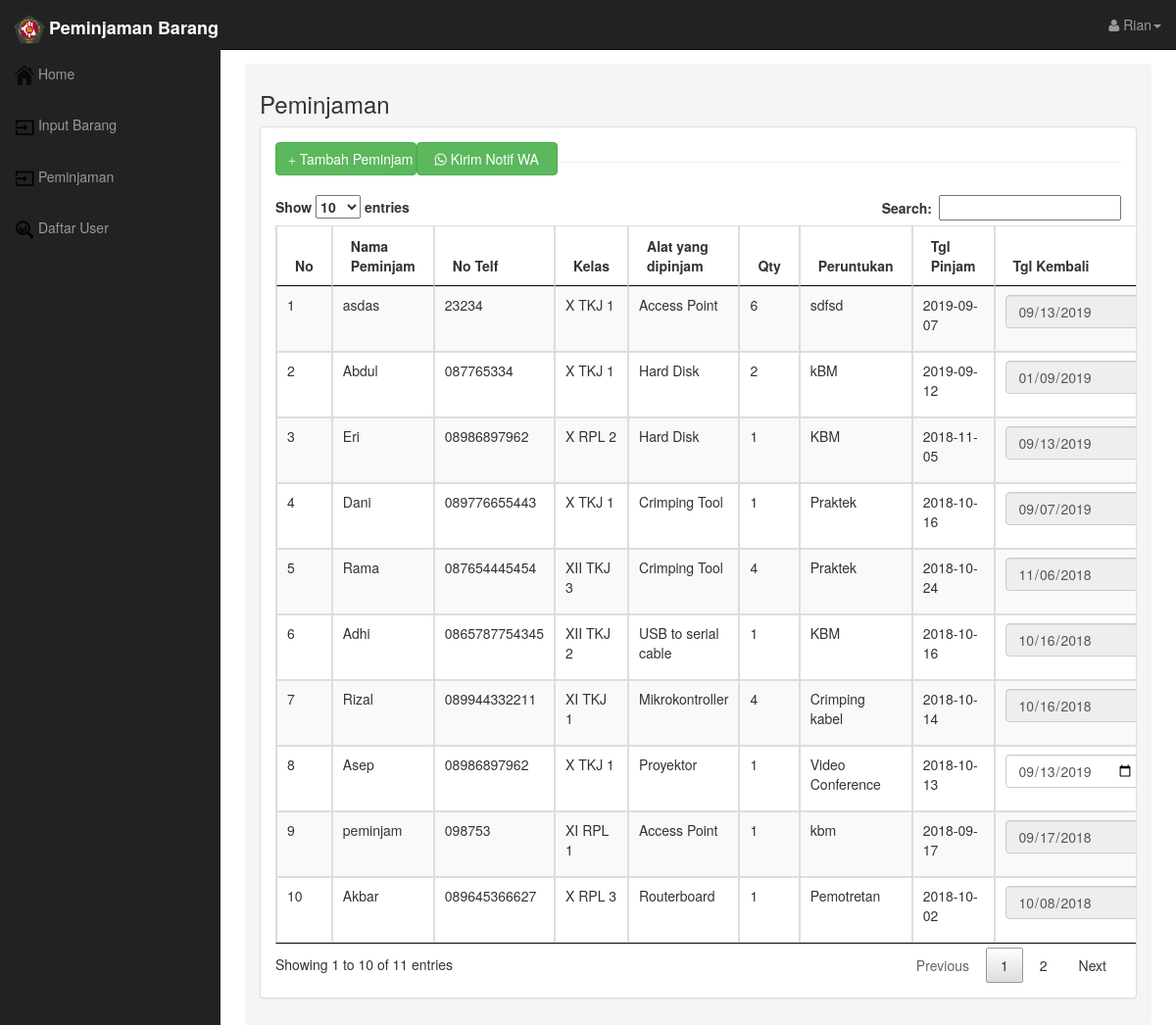
Page /aplication.php?page=peminjaman (signed in) on the committed database.
### tables this page shows
CREATE TABLE `peminjaman` (
  `id_peminjam` int(4) NOT NULL,
  `namapeminjam` varchar(30) NOT NULL,
  `kelas` varchar(11) NOT NULL,
  `no_tlp` varchar(13) NOT NULL,
  `id_barang` int(11) NOT NULL,
  `qty` int(11) NOT NULL,
  `peruntukkan` varchar(30) NOT NULL,
  `tgl_pinjam` date NOT NULL,
  `tgl_kembali` date NOT NULL
);

CREATE TABLE `barang` (
  `id_barang` int(4) NOT NULL,
  `namabarang` varchar(60) NOT NULL,
  `spec` varchar(60) NOT NULL,
  `qty` varchar(11) NOT NULL,
  `no_lemari` varchar(10) NOT NULL
);

### Model/Inventory.php (called while the page is built, shortened)
<?php
	include "Database.php";
	class Inventory {
		public function getIsibarang($id_barang) {
			$db = new Database();
			$dbConnect = $db->connect();
			$sql = "SELECT * FROM barang where id_barang = '{$id_barang}'";
			$data = $dbConnect->query($sql);
			return $data->fetch_array();
		}
		public function getPeminjaman() {
			$db = new Database();
			$dbConnect = $db->connect();
			$sql = "SELECT * FROM peminjaman order by id_peminjam DESC";
			$data = $dbConnect->query($sql);
			return $data;
		}
	}
?>

### Model/Database.php (called while the page is built)
<?php
	class Database {
		private $conn;
		public function connect() {
			$this->conn = new mysqli("localhost", "root", "", "db_inventory");
			return $this->conn;
		}
		public function close() {
			return $this->conn->close();
		}
	}
?>

### Pages/peminjaman.php (the view, shortened to what this page needs)
<?php
	include "Model/inventory.php";
	$inventory = new Inventory();
?>
<h3>Peminjaman</h3>
						<div class="panel panel-default">
                            <div class="panel-body" style=" overflow-y: scroll;">
                                <button style="margin-bottom:20px" data-toggle="modal" data-target="#tambah" class="btn btn-success col-md-2"><span class="glyphicon glyphicon-plus"></span> Tambah Peminjam</button>
                                <a href="Controllers/Api/WhatsappApi.php" style="margin-bottom:20px; "  class="btn btn-success col-md-2"><span class="fab fa-whatsapp"></span> Kirim Notif WA </a>
                                <div class="dataTable_wrapper ">
                                	<table id="example" class="table datatable-save-state  table-striped table-bordered table-hover" >
                                		<thead>
									<tr>
										<th>No</th>
										<th>Nama Peminjam</th>
										<th>No Telf</th>
										<th>Kelas</th>
										<th>Alat yang dipinjam</th>
										<th>Qty</th>
										<th>Peruntukan</th>
										<th>Tgl Pinjam</th>
										<th>Tgl Kembali</th>
									</tr>
								</thead>
									<tbody>
								</div>
							</div>
						</div>
<?php $result = $inventory->getPeminjaman();
$i=0;?>
<?php while ($data = $result->Fetch_assoc()):
$i++;
$isi=$inventory->getIsiBarang($data['id_barang']);?>
				<tr>
					<td><?php echo $i; ?></td>
					<td><?php echo $data['namapeminjam'] ?> </td>
					<td><?php echo $data['no_tlp'] ?> </td>
					<td><?php echo $data['kelas'] ?> </td>
					<td><?php echo $isi['namabarang'] ?> </td>
					<td><?php echo $data['qty'] ?> </td>
					<td><?php echo $data['peruntukkan'] ?> </td>
					<td><?php echo $data['tgl_pinjam'] ?> </td>
					<td>
                        <div class="form-group">
                        	<?php
                        		$tgl_kembali = $data['tgl_kembali'];
                        		if($tgl_kembali == '0000-00-00') {
                        	?>
                        	<form action="Controllers/Inventory/validasi.php" method="post">
							<input required name="tgl_kembali"type="date" class="form-control" placeholder="Tgl Kembali" value="<?php echo date("Y-m-d") ?>">
							<?php } else { ?>
							<input required name="tgl_kembali" readonly type="date" class="form-control" value="<?php echo $data['tgl_kembali'] ?>" >
							<?php } ?>
						</div>
                    </td>
				</tr>
				<?php endwhile ?>

### Asset/css/sb-admin.css (style rules this page uses)
body { margin-top: 50px; }

### rows in the picture
peminjaman: namapeminjam "asdas", no_tlp "23234", kelas "X TKJ 1", id_barang.namabarang "Access Point", qty "6", peruntukkan "sdfsd", tgl_pinjam "2019-09-07", tgl_kembali "09/13/2019"
peminjaman: namapeminjam "Abdul", no_tlp "087765334", kelas "X TKJ 1", id_barang.namabarang "Hard Disk", qty "2", peruntukkan "kBM", tgl_pinjam "2019-09-12", tgl_kembali "01/09/2019"
peminjaman: namapeminjam "Eri", no_tlp "08986897962", kelas "X RPL 2", id_barang.namabarang "Hard Disk", qty "1", peruntukkan "KBM", tgl_pinjam "2018-11-05", tgl_kembali "09/13/2019"
peminjaman: namapeminjam "Dani", no_tlp "089776655443", kelas "X TKJ 1", id_barang.namabarang "Crimping Tool", qty "1", peruntukkan "Praktek", tgl_pinjam "2018-10-16", tgl_kembali "09/07/2019"
peminjaman: namapeminjam "Rama", no_tlp "087654445454", kelas "XII TKJ 3", id_barang.namabarang "Crimping Tool", qty "4", peruntukkan "Praktek", tgl_pinjam "2018-10-24", tgl_kembali "11/06/2018"
peminjaman: namapeminjam "Adhi", no_tlp "0865787754345", kelas "XII TKJ 2", id_barang.namabarang "USB to serial cable", qty "1", peruntukkan "KBM", tgl_pinjam "2018-10-16", tgl_kembali "10/16/2018"
peminjaman: namapeminjam "Rizal", no_tlp "089944332211", kelas "XI TKJ 1", id_barang.namabarang "Mikrokontroller", qty "4", peruntukkan "Crimping kabel", tgl_pinjam "2018-10-14", tgl_kembali "10/16/2018"
peminjaman: namapeminjam "Asep", no_tlp "08986897962", kelas "X TKJ 1", id_barang.namabarang "Proyektor", qty "1", peruntukkan "Video Conference", tgl_pinjam "2018-10-13"
peminjaman: namapeminjam "peminjam", no_tlp "098753", kelas "XI RPL 1", id_barang.namabarang "Access Point", qty "1", peruntukkan "kbm", tgl_pinjam "2018-09-17", tgl_kembali "09/17/2018"
peminjaman: namapeminjam "Akbar", no_tlp "089645366627", kelas "X RPL 3", id_barang.namabarang "Routerboard", qty "1", peruntukkan "Pemotretan", tgl_pinjam "2018-10-02", tgl_kembali "10/08/2018"

### other values in the picture
$_SESSION['username'] "Rian"
